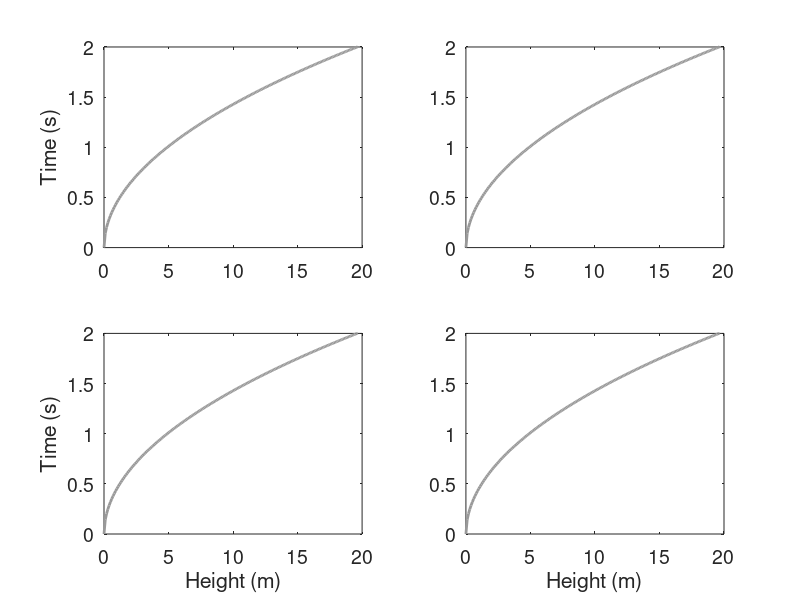

Reproduce this figure in MATLAB. (Note: this script raises an error after producing the figure.)
close all
clear all

rng(10)

g=9.81;

x = [0:0.1:20]';
y = sqrt(2.0.*x./g);

figure
for i=1:4
subplot(2,2,i)
plot(x,y,'-','LineWidth',2,'Color',0.6*[1 1 1])
if (i==3 || i==4)
xlabel('Height (m)','FontSize',16)
end
if (i==1 || i==3)
ylabel('Time (s)','FontSize',16)
end
set(gca,'FontSize',14)
ylim([0,2])
hold on
end

x_sample = [8 9 10 11 12 13 14 15]';
y_sample = sqrt(2.0.*x_sample./g) + normrnd(0,0.1,length(x_sample),1);

% Now a straight line
subplot(2,2,2)
fitobject2 = fit(x_sample,y_sample,'poly1');
poly_predict2 = fitobject2(x);
plot(x, poly_predict2, '-','Color',[252 49 68]./256,'LineWidth',2)


% Overfit a spline
subplot(2,2,3)
fitobject = fit(x_sample,y_sample,'poly7')
poly_predict = fitobject(x);
plot(x, poly_predict, '-','Color',[82 216 105]./256,'LineWidth',2)

% Optimise g
subplot(2,2,4)
options = optimset('Display','Iter');
g_fit = fminsearch(@(x)objective_function(x_sample,y_sample,x),9,options);
y_fit = sqrt(2.0.*x./g_fit);
plot(x, y_fit,'--','LineWidth',2,'Color',[22 126 251]./256)
fprintf('We fitted gravitational acceleration g to be %g m/s^2\n',g_fit)

subfigs = {'A','B','C','D'};
for i=1:4
    subplot(2,2,i)
    text(1,1.75,subfigs{i},'FontSize',18)
    plot(x_sample, y_sample, 'o','MarkerSize',5,'LineWidth',3,'Color',[255 207 49]./256)
end

